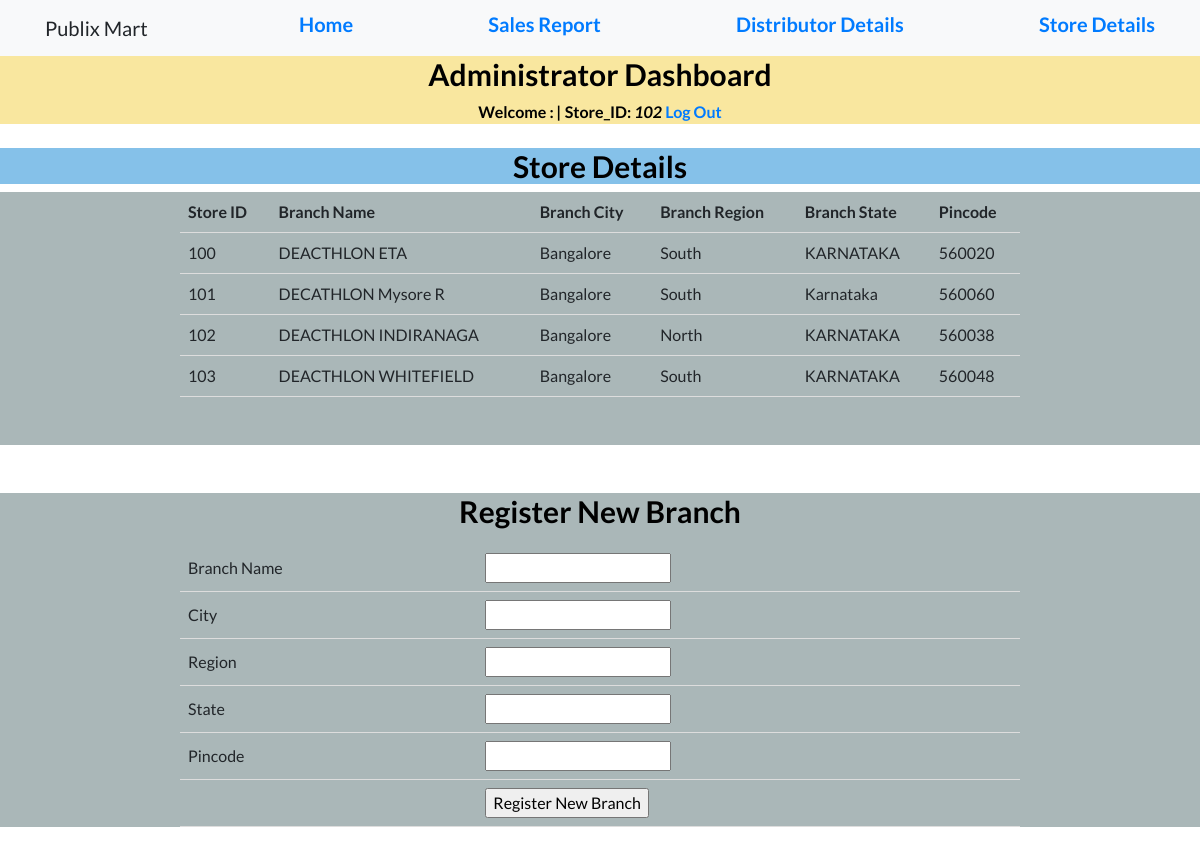
Page /admin/stored.php (signed in) on the committed database.
### tables this page shows
CREATE TABLE `store` (
  `SID` int(11) NOT NULL,
  `SPASS` varchar(20) NOT NULL DEFAULT 'admin',
  `SBRANCHNAME` varchar(20) NOT NULL,
  `SCITY` varchar(20) NOT NULL,
  `SREGION` varchar(20) NOT NULL,
  `SSTATE` varchar(20) NOT NULL,
  `SPCODE` int(11) NOT NULL
);

### admin/session1.php (called while the page is built, shortened)
<?php
$user_check = $_SESSION['login_user'];
$CustID=$user_check;
?>

### admin/stored.php (the view, shortened to what this page needs)
<?php
include('session1.php');
?>
<!DOCTYPE html>
<html lang="en">
  <head>
    <link href="vendor/bootstrap/css/bootstrap.min.css" rel="stylesheet">
    <link href="vendor/fontawesome-free/css/all.min.css" rel="stylesheet">
    <link href="vendor/simple-line-icons/css/simple-line-icons.css" rel="stylesheet" type="text/css">
    <link href="css/landing-page.min.css" rel="stylesheet">
  </head>
  <body>
    <nav class="navbar navbar-light bg-light static-top">
      <div class="container">
        <a class="navbar-brand">Publix Mart</a>
        <a href="dhome.php"><h5>Home</h5></a>
        <a href="sales.php"><h5>Sales Report</h5></a>
        <a href="distd.php"><h5>Distributor Details</h5></a>
        <a href="stored.php"><h5>Store Details</h5></a>
        </div>
    </nav>
    <center><div style="background-color:#F9E79F">
      <center><h2 style="font-size:30px;color:Black">Administrator Dashboard</h2></center>
  <b id="welcome" style="color:Black">Welcome : <i style="color:Black"><?php echo $login_session;?> | </i></b>
  <b id="welcome" style="color:Black">Store_ID: <i style="color:Black"><?php echo $CustID; ?></i></b>
  <b id="logout"><a href="logout1.php">Log Out</a></b>
 </div></center>
 <br>
 <center><div style="background-color:#85C1E9">
      <center><h2 style="font-size:30px;color:Black">Store Details</h2></center>
 </div></center>
  </body>
<div style="background-color:#AAB7B8">
     <center>
<div style="background-color:#AAB7B8">
     <center>
      <table>
        <tr>
          <th>Store ID</th>
          <th>Branch Name</th>
          <th>Branch City</th>
          <th>Branch Region</th>
          <th>Branch State</th>
          <th>Pincode</th>
        </tr>
        <?php
      $order59 ="SELECT * FROM store order by SID";
      $food9 = mysqli_query($conn, $order59);
      while($oss55 = mysqli_fetch_assoc($food9))
      {echo '<tr><td>'. $oss55["SID"]."</td><td>". $oss55["SBRANCHNAME"] . "</td><td>". $oss55["SCITY"]. "</td><td>".$oss55["SREGION"]."
    </td><td>".$oss55["SSTATE"]."
    </td><td>".$oss55["SPCODE"]."</td></tr>";
      }
?>
      </table>
      <br><br>
     </center>
</div>
</div></center>
<br><br>
<div style="background-color:#AAB7B8">
     <center>
      <center><h2 style="font-size:30px;color:Black"> Register New Branch </h2>
        <p>
        <div class="signup">
           <center>
              <form action="custcmp1.php" method="POST">
  <table>
   <tr>
    <td>Branch Name</td>
    <td><input type="text" name="name" required></td>
   </tr>
   <tr>
    <td>City</td>
    <td><input type="text" name="city" required></td>
   </tr>
   <tr>
    <td>Region</td>
    <td><input type="text" name="region" required></td>
   </tr>
   <tr>
    <td>State</td>
    <td><input type="text" name="state" required></td>
   </tr>
   <tr>
    <td>Pincode</td>
    <td><input type="text" name="pincode" required></td>
   </tr>
   <tr><td></td>
    <td><input type="submit" value="Register New Branch"></td>
   </tr>
   </center>
</center>
</div></p>
</html>

### admin/stored.php (style rules this page uses)
table { border-collapse: collapse; width: 70%; }
th, td { padding: 8px; text-align: left; border-bottom: 1px solid #ddd; }

### rows in the picture
store: SID "100", SBRANCHNAME "DEACTHLON ETA", SCITY "Bangalore", SREGION "South", SSTATE "KARNATAKA", SPCODE "560020"
store: SID "101", SBRANCHNAME "DECATHLON Mysore R", SCITY "Bangalore", SREGION "South", SSTATE "Karnataka", SPCODE "560060"
store: SID "102", SBRANCHNAME "DEACTHLON INDIRANAGA", SCITY "Bangalore", SREGION "North", SSTATE "KARNATAKA", SPCODE "560038"
store: SID "103", SBRANCHNAME "DEACTHLON WHITEFIELD", SCITY "Bangalore", SREGION "South", SSTATE "KARNATAKA", SPCODE "560048"

### other values in the picture
$CustID "102"
